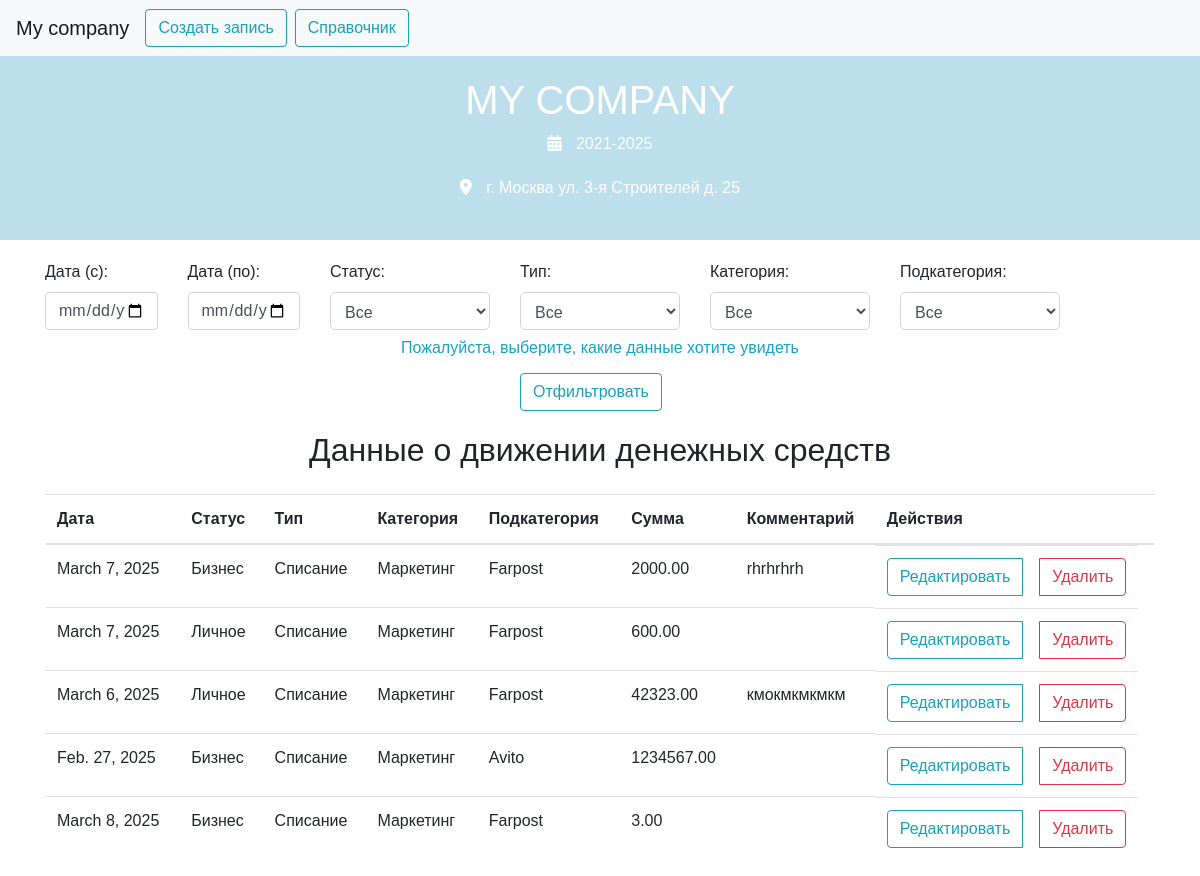
The app's page /, older data.
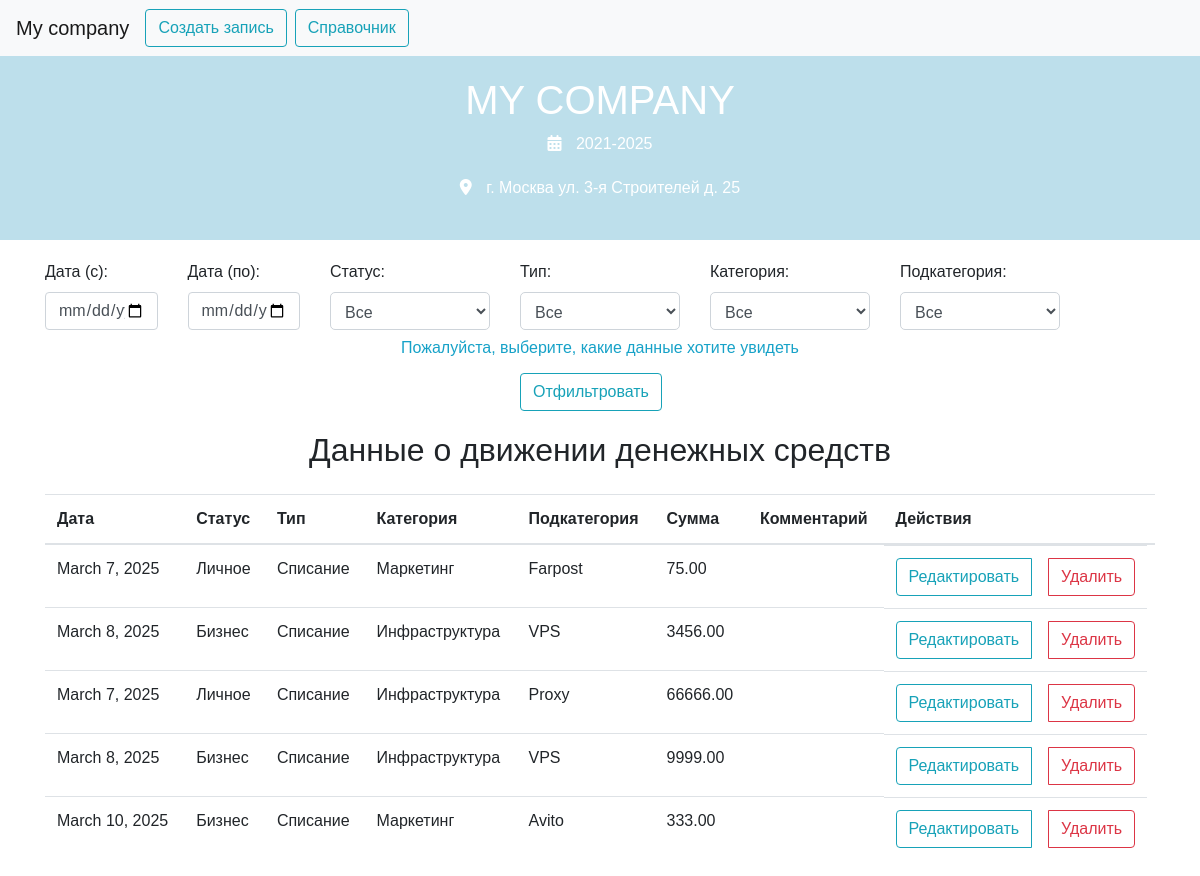
The same page, newer data.
### dds/models.py (models this page shows)
class DDS(models.Model):
    created_at = models.DateField(verbose_name="Дата создания записи")
    status = models.ForeignKey(Status, on_delete=models.CASCADE, verbose_name="Статус")
    typedds = models.ForeignKey(Type,on_delete=models.CASCADE, blank=False, null=False, verbose_name="Тип")
    category=models.ForeignKey(Category, on_delete=models.CASCADE, blank=False, null=False, verbose_name="Категория")
    subcategory = models.ForeignKey(SubCategory, on_delete=models.CASCADE, blank=False, null=False, verbose_name="Подкатегория")
    summa=models.DecimalField(
        max_digits=10,
        decimal_places=2,
        blank=False,
        null=False,
        validators=[MinValueValidator(0.01)],
        verbose_name="Сумма")
    comment = models.TextField(blank=True, null=True, verbose_name="Комментарий")
    class Meta:
        verbose_name = "Данные о движении денежных средств"
        verbose_name_plural = "Даннные о движениях денежных средств"

### ddsBD/models.py (models this page shows, shortened)
class Status(models.Model):
    name=models.CharField(max_length=128,unique=True, verbose_name="Название статуса")
    class Meta:
        verbose_name='Статус'
        verbose_name_plural='Статусы'

class Type(models.Model):
    name = models.CharField(max_length=128, unique= True, verbose_name="Название типа")
    class Meta:
        verbose_name = 'Тип'
        verbose_name_plural = 'Типы'

class Category(models.Model):
    name=models.CharField(max_length=128, unique=True, verbose_name="Название категории")
    typedds=models.ForeignKey(Type, on_delete=models.CASCADE, verbose_name="К какому типу привязана")
    class Meta:
        verbose_name = 'Категория'
        verbose_name_plural = 'Категории'

class SubCategory(models.Model):
    name=models.CharField(max_length=128, verbose_name="Название подкатегории")
    category=models.ForeignKey(Category, on_delete=models.CASCADE, verbose_name="К какой категории относится")
    class Meta:
        verbose_name='Подкатегория'
        verbose_name_plural = 'Подкатегории'

### dds/views.py (the view)
# urls.py: path('',index, name='index'),
def index(request):
    dds_data = DDS.objects.all()
    status_data = Status.objects.all()
    type_data = Type.objects.all()
    category_data = Category.objects.all()
    subcategory_data = SubCategory.objects.all()
    date_from = request.GET.get('date_from')
    date_to = request.GET.get('date_to')
    status = request.GET.get('status')
    type_dds = request.GET.get('type')
    category = request.GET.get('category')
    subcategory = request.GET.get('subcategory')
    if date_from:
        dds_data = dds_data.filter(created_at__gte=date_from)
    if date_to:
        dds_data = dds_data.filter(created_at__lte=date_to)
    if status:
        dds_data = dds_data.filter(status__name=status)
    if type_dds:
        dds_data = dds_data.filter(typedds__name=type_dds)
    if category:
        dds_data = dds_data.filter(category__name=category)
    if subcategory:
        dds_data = dds_data.filter(subcategory__name=subcategory)
    context = {
        'dds_data': dds_data,
        'status_data': status_data,
        'type_data': type_data,
        'category_data': category_data,
        'subcategory_data': subcategory_data,
    }
    return render(request, 'index.html', context)

### dds/templates/index.html (shortened to what this page needs)
{% load static %}
<!DOCTYPE html>
<html lang="ru">
    <head>
        <link rel="stylesheet" href="https://stackpath.bootstrapcdn.com/bootstrap/4.5.2/css/bootstrap.min.css">
        <link rel="stylesheet" href="https://cdnjs.cloudflare.com/ajax/libs/font-awesome/6.0.0/css/all.min.css" />
        <link rel = "stylesheet" href = "{% static 'css/main.css' %}">
    </head>
<body>
    <nav class="navbar navbar-expand-lg navbar-light bg-light">
        <a class="navbar-brand" href="#">My company</a>
        <div class="collapse navbar-collapse justify-content-start" id="navbarNav">
            <a href="{% url 'create'%}" class="btn btn-outline-info mr-2" role="button">Создать запись</a>
            <a href="{% url 'guide' %}" class="btn btn-outline-info mr-2" role="button">Справочник</a>
        </div>
    </nav>
<section class="event-header">
    <div class="event-header-content">
      <h1>MY COMPANY</h1>
      <div class="event-info">
          <i class="fas fa-calendar-alt"></i> 2021-2025
      </div>
      <div class="event-info">
          <i class="fas fa-map-marker-alt"></i> г. Москва ул. 3-я Строителей д. 25
      </div>
    </div>
  </section>
<section class="search-bar container center">
    <div class="row">
        <div class="col-md-12">
        <form id="filter-form" method="get" action="">
                <div class="row">
                    <div class="col-md-3">
                        <div class="row">
                            <div class="col-md-6">
                                <label for="date_from">Дата (с):</label>
                                <input type="date" class="form-control" id="date_from" name="date_from">
                            </div>
                            <div class="col-md-6">
                                <label for="date_to">Дата (по):</label>
                                <input type="date" class="form-control" id="date_to" name="date_to">
                            </div>
                        </div>
                    </div>
                    <div class="col-md-2">
                        <label for="status">Статус:</label>
                        <select class="form-control" id="status" name="status">
                            <option value="">Все</option>
                        </select>
                    </div>
                    <div class="col-md-2">
                        <label for="type">Тип:</label>
                        <select class="form-control" id="type" name="type">
                            <option value="">Все</option>
                        </select>
                    </div>
                    <div class="col-md-2">
                        <label for="category">Категория:</label>
                        <select class="form-control" id="category" name="category">
                            <option value="">Все</option>
                        </select>
                    </div>
                    <div class="col-md-2">
                        <label for="subcategory">Подкатегория:</label>
                        <select class="form-control" id="subcategory" name="subcategory">
                            <option value="">Все</option>
                        </select>
                    </div>
                </div>
                <div class="row mt-2 justify-content-center">
                    <h2 style="font-size: 1rem; color: #17A2C8;">Пожалуйста, выберите, какие данные хотите увидеть</n2>
                </div>
                <div class="row mt-2 justify-content-center">
                    <div class="col-md-2">
                        <button type="submit" id="filter-button" class="btn btn-outline-info">Отфильтровать</button>
                    </div>
                </div>
        </form>
    </div>
    </div>
</section>
    <section class="text-center">
        <h2>Данные о движении денежных средств</h2>
    </section>
<section class="container mt-4">
    <div class="table-responsive">
        {% include 'dds_table.html' %}
    </div>
</section>
</body>
</html>

### dds/templates/dds_table.html (shortened to what this page needs)
{% load static %}
<div id="dds-table">
    <table class="table">
        <thead>
            <tr>
                <th>Дата</th>
                <th>Статус</th>
                <th>Тип</th>
                <th>Категория</th>
                <th>Подкатегория</th>
                <th>Сумма</th>
                <th>Комментарий</th>
                <th>Действия</th>
            </tr>
        </thead>
        <tbody>
            {% for dds in dds_data %}
            <tr data-id="{{ dds.id }}">
                <td>{{ dds.created_at }}</td>
                <td>{{ dds.status.name }}</td>
                <td>{{ dds.typedds.name }}</td>
                <td>{{ dds.category.name }}</td>
                <td>{{ dds.subcategory.name }}</td>
                <td>{{ dds.summa }}</td>
                <td>{{ dds.comment }}</td>
                <td class="btn-group">
                    <a href="{% url 'edit_dds' dds.id %}" class="btn btn-outline-info mr-2" role="button">Редактировать</a>
                    <button class="btn btn-outline-danger ml-2 delete-button">Удалить</button>
                </td>
            </tr>
            {% endfor %}
        </tbody>
    </table>
</div>

Row changes from the older to the newer data that the page shows:
removed DDS: created_at "March 7, 2025", status.name "Бизнес", typedds.name "Списание", category.name "Маркетинг", subcategory.name "Farpost", summa "2000.00", comment "rhrhrhrh"
removed DDS: created_at "March 6, 2025", status.name "Личное", typedds.name "Списание", category.name "Маркетинг", subcategory.name "Farpost", summa "42323.00", comment "кмокмкмкмкм"
removed DDS: created_at "Feb. 27, 2025", status.name "Бизнес", typedds.name "Списание", category.name "Маркетинг", subcategory.name "Avito", summa "1234567.00"
removed DDS: created_at "March 8, 2025", status.name "Бизнес", typedds.name "Списание", category.name "Маркетинг", subcategory.name "Farpost", summa "3.00"
changed DDS "Farpost": summa "600.00" → "75.00"
added DDS: created_at "March 8, 2025", status.name "Бизнес", typedds.name "Списание", category.name "Инфраструктура", subcategory.name "VPS", summa "3456.00"
added DDS: created_at "March 7, 2025", status.name "Личное", typedds.name "Списание", category.name "Инфраструктура", subcategory.name "Proxy", summa "66666.00"
added DDS: created_at "March 8, 2025", status.name "Бизнес", typedds.name "Списание", category.name "Инфраструктура", subcategory.name "VPS", summa "9999.00"
added DDS: created_at "March 10, 2025", status.name "Бизнес", typedds.name "Списание", category.name "Маркетинг", subcategory.name "Avito", summa "333.00"
